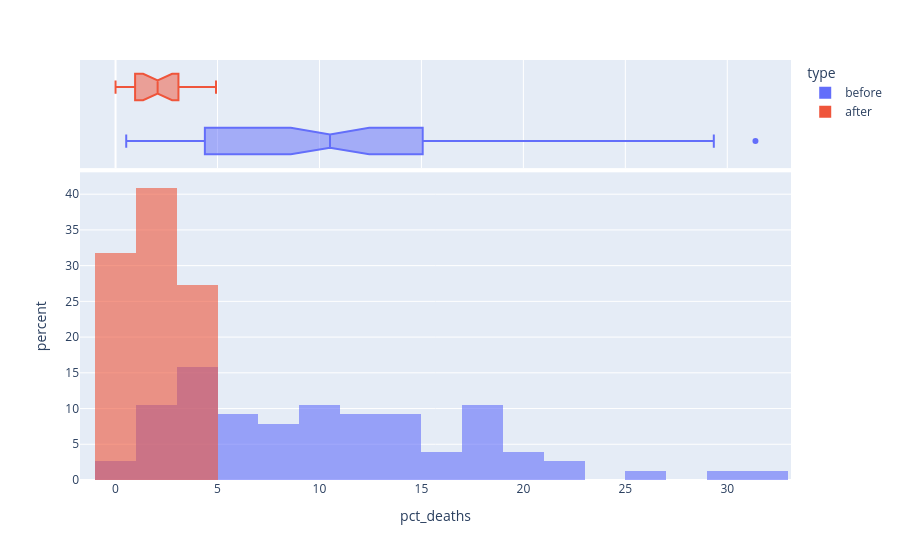

Notebook code cell kept with this figure:
### Code cell
hist_fig = px.histogram(df_monthly, x="pct_deaths",color="type", nbins=30, histnorm="percent",opacity=0.6, marginal='box', barmode="overlay")
hist_fig.show()

### Figure 1 — Plotly figure (JSON) as saved in the notebook; plotly's stock layout.template omitted (floating-point values rounded to 4 significant figures)
{"data": [{"bingroup": "x", "histnorm": "percent", "hovertemplate": "type=before<br>pct_deaths=%{x}<br>percent=%{y}<extra></extra>", "legendgroup": "before", "marker": {"color": "#636efa", "opacity": 0.6, "pattern": {"shape": ""}}, "name": "before", "nbinsx": 30, "orientation": "v", "showlegend": true, "type": "histogram", "x": [14.57, 7.531, 4.332, 1.569, 0.7843, 5.0, 8.421, 1.351, 1.878, 11.02, 22.55, 20.85, 12.22, 10.23, 10.74, 3.226, 6.593, 20.78, 25.46, 18.39, 29.34, 22.97, 31.38, 19.12, 15.97, 12.41, 11.93, 6.098, 4.082, 0.5236, 1.554, 2.262, 17.6, 7.143, 8.051, 15.16, 11.28, 17.03, 17.31, 5.833, 2.679, 4.369, 6.32, 1.224, 3.226, 11.02, 10.55, 7.591, 4.745, 4.452, 4.231, 4.392, 7.143, 6.122, 3.586, 10.55, 14.84, 10.94, 10.49, 13.39, 18.09, 15.43, 18.97, 13.44, 10.15, 13.1, 18.06, 14.39, 14.96, 10.77, 5.369, 3.215, 1.923, 3.607, 18.27, 12.24], "xaxis": "x", "yaxis": "y"}, {"hovertemplate": "type=before<br>pct_deaths=%{x}<extra></extra>", "legendgroup": "before", "marker": {"color": "#636efa"}, "name": "before", "notched": true, "showlegend": false, "type": "box", "x": [14.57, 7.531, 4.332, 1.569, 0.7843, 5.0, 8.421, 1.351, 1.878, 11.02, 22.55, 20.85, 12.22, 10.23, 10.74, 3.226, 6.593, 20.78, 25.46, 18.39, 29.34, 22.97, 31.38, 19.12, 15.97, 12.41, 11.93, 6.098, 4.082, 0.5236, 1.554, 2.262, 17.6, 7.143, 8.051, 15.16, 11.28, 17.03, 17.31, 5.833, 2.679, 4.369, 6.32, 1.224, 3.226, 11.02, 10.55, 7.591, 4.745, 4.452, 4.231, 4.392, 7.143, 6.122, 3.586, 10.55, 14.84, 10.94, 10.49, 13.39, 18.09, 15.43, 18.97, 13.44, 10.15, 13.1, 18.06, 14.39, 14.96, 10.77, 5.369, 3.215, 1.923, 3.607, 18.27, 12.24], "xaxis": "x2", "yaxis": "y2"}, {"bingroup": "x", "histnorm": "percent", "hovertemplate": "type=after<br>pct_deaths=%{x}<br>percent=%{y}<extra></extra>", "legendgroup": "after", "marker": {"color": "#EF553B", "opacity": 0.6, "pattern": {"shape": ""}}, "name": "after", "nbinsx": 30, "orientation": "v", "showlegend": true, "type": "histogram", "x": [2.239, 1.2, 1.894, 4.58, 3.957, 4.472, 2.93, 3.534, 0.6873, 0.0, 0.6557, 0.9585, 1.136, 0.3717, 0.0, 0.9615, 2.341, 2.903, 1.34, 2.233, 3.085, 4.926], "xaxis": "x", "yaxis": "y"}, {"hovertemplate": "type=after<br>pct_deaths=%{x}<extra></extra>", "legendgroup": "after", "marker": {"color": "#EF553B"}, "name": "after", "notched": true, "showlegend": false, "type": "box", "x": [2.239, 1.2, 1.894, 4.58, 3.957, 4.472, 2.93, 3.534, 0.6873, 0.0, 0.6557, 0.9585, 1.136, 0.3717, 0.0, 0.9615, 2.341, 2.903, 1.34, 2.233, 3.085, 4.926], "xaxis": "x2", "yaxis": "y2"}], "layout": {"barmode": "overlay", "legend": {"title": {"text": "type"}, "tracegroupgap": 0}, "margin": {"t": 60}, "xaxis": {"anchor": "y", "domain": [0, 1], "title": {"text": "pct_deaths"}}, "xaxis2": {"anchor": "y2", "domain": [0, 1], "matches": "x", "showgrid": true, "showticklabels": false}, "yaxis": {"anchor": "x", "domain": [0, 0.7326], "title": {"text": "percent"}}, "yaxis2": {"anchor": "x2", "domain": [0.7426, 1], "matches": "y2", "showgrid": false, "showline": false, "showticklabels": false, "ticks": ""}}}
